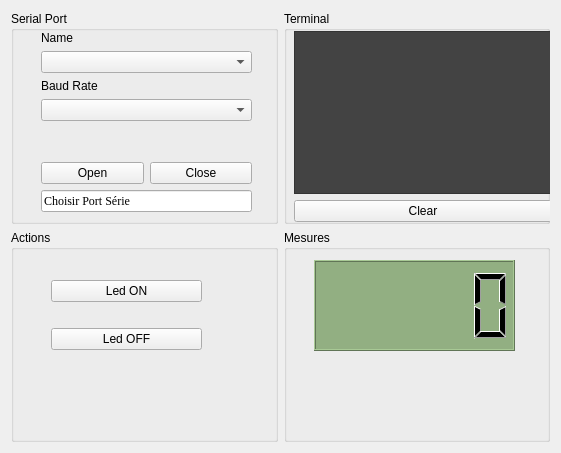
<?xml version="1.0" encoding="UTF-8"?>
<ui version="4.0">
 <class>Widget</class>
 <widget class="QWidget" name="Widget">
  <property name="geometry">
   <rect>
    <x>0</x>
    <y>0</y>
    <width>561</width>
    <height>453</height>
   </rect>
  </property>
  <property name="windowTitle">
   <string>Widget</string>
  </property>
  <layout class="QGridLayout" name="gridLayout">
   <item row="0" column="0">
    <widget class="QGroupBox" name="groupBox">
     <property name="title">
      <string>Serial Port</string>
     </property>
     <widget class="QWidget" name="">
      <property name="geometry">
       <rect>
        <x>30</x>
        <y>20</y>
        <width>211</width>
        <height>181</height>
       </rect>
      </property>
      <layout class="QVBoxLayout" name="verticalLayout_2">
       <item>
        <widget class="QLabel" name="label">
         <property name="text">
          <string>Name</string>
         </property>
        </widget>
       </item>
       <item>
        <widget class="QComboBox" name="comboBoxName"/>
       </item>
       <item>
        <widget class="QLabel" name="label_2">
         <property name="text">
          <string>Baud Rate</string>
         </property>
        </widget>
       </item>
       <item>
        <widget class="QComboBox" name="comboBoxBaudRate"/>
       </item>
       <item>
        <spacer name="verticalSpacer">
         <property name="orientation">
          <enum>Qt::Vertical</enum>
         </property>
         <property name="sizeHint" stdset="0">
          <size>
           <width>20</width>
           <height>40</height>
          </size>
         </property>
        </spacer>
       </item>
       <item>
        <layout class="QHBoxLayout" name="horizontalLayout">
         <item>
          <widget class="QPushButton" name="pushButtonOpen">
           <property name="text">
            <string>Open</string>
           </property>
          </widget>
         </item>
         <item>
          <widget class="QPushButton" name="pushButtonClose">
           <property name="text">
            <string>Close</string>
           </property>
          </widget>
         </item>
        </layout>
       </item>
       <item>
        <widget class="QLineEdit" name="lineEditSerialStatus">
         <property name="font">
          <font>
           <family>Times New Roman</family>
           <pointsize>9</pointsize>
          </font>
         </property>
         <property name="text">
          <string>Choisir Port Série</string>
         </property>
         <property name="readOnly">
          <bool>true</bool>
         </property>
         <property name="clearButtonEnabled">
          <bool>false</bool>
         </property>
        </widget>
       </item>
      </layout>
     </widget>
    </widget>
   </item>
   <item row="0" column="1">
    <widget class="QGroupBox" name="groupBox_2">
     <property name="title">
      <string>Terminal</string>
     </property>
     <widget class="QWidget" name="">
      <property name="geometry">
       <rect>
        <x>10</x>
        <y>20</y>
        <width>258</width>
        <height>191</height>
       </rect>
      </property>
      <layout class="QVBoxLayout" name="verticalLayout">
       <item>
        <widget class="QPlainTextEdit" name="console">
         <property name="styleSheet">
          <string notr="true">background-color: rgb(67, 67, 67);
color: rgb(0, 218, 0);
font: 12pt &quot;Segoe UI&quot;;</string>
         </property>
        </widget>
       </item>
       <item>
        <widget class="QPushButton" name="pushButtonClearTerminal">
         <property name="text">
          <string>Clear</string>
         </property>
        </widget>
       </item>
      </layout>
     </widget>
    </widget>
   </item>
   <item row="1" column="0">
    <widget class="QGroupBox" name="groupBox_3">
     <property name="title">
      <string>Actions</string>
     </property>
     <widget class="QWidget" name="">
      <property name="geometry">
       <rect>
        <x>40</x>
        <y>30</y>
        <width>151</width>
        <height>111</height>
       </rect>
      </property>
      <layout class="QVBoxLayout" name="verticalLayout_3">
       <item>
        <widget class="QPushButton" name="pushButtonLedOn">
         <property name="text">
          <string>Led ON</string>
         </property>
        </widget>
       </item>
       <item>
        <widget class="QPushButton" name="pushButtonLedOff">
         <property name="text">
          <string>Led OFF</string>
         </property>
        </widget>
       </item>
      </layout>
     </widget>
    </widget>
   </item>
   <item row="1" column="1">
    <widget class="QGroupBox" name="groupBox_4">
     <property name="title">
      <string>Mesures</string>
     </property>
     <widget class="QLCDNumber" name="lcdNumber">
      <property name="geometry">
       <rect>
        <x>30</x>
        <y>30</y>
        <width>201</width>
        <height>91</height>
       </rect>
      </property>
      <property name="styleSheet">
       <string notr="true">background-color: rgb(146, 175, 130);</string>
      </property>
     </widget>
    </widget>
   </item>
  </layout>
 </widget>
 <resources/>
 <connections/>
</ui>
